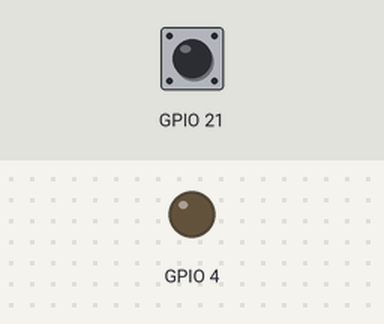
A program run on a simulated Raspberry Pi (BCM pin numbers). Shown: output pins drawn as LEDs (lit = HIGH). Inputs (shaded band) come from the test bench; at power-on: GPIO 21 HIGH. What the program prints to the terminal is not drawn.

Above: at 1.2 s.
1.3 s: GPIO 21 pulled LOW for 0.15 s
At 2.6 s:
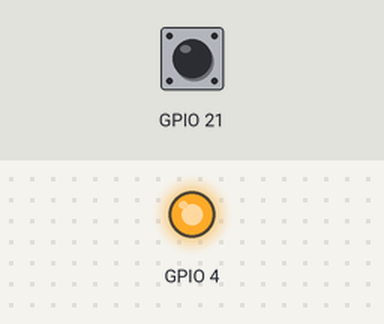
2.9 s: GPIO 21 pulled LOW for 1 s
At 5.1 s:
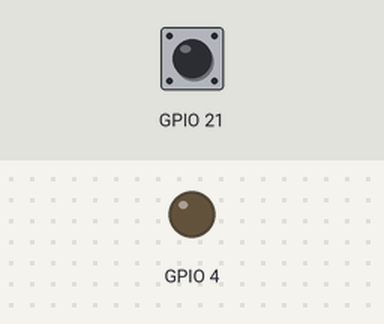
5.4 s: GPIO 21 pulled LOW for 3.2 s
At 10.0 s:
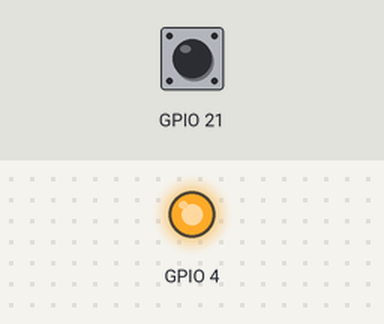
Timing chart, 0 to 11.5 s (numbered marks = the images above; inputs shaded):
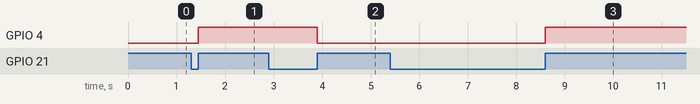

Measured:
- after the input at 1.3 s, GPIO 4: LOW → HIGH after 0.15 s
- after the input at 2.9 s, GPIO 4: HIGH → LOW after 1.0 s
- after the input at 5.4 s, GPIO 4: LOW → HIGH after 3.2 s

The program:

inputEvent.py
```python
import RPi.GPIO as GPIO
import time


GPIO.setmode(GPIO.BCM)

GPIO.setup(4, GPIO.OUT)
GPIO.setup(21, GPIO.IN, pull_up_down = GPIO.PUD_UP)

ledstatus = False

def toggleLed(chan):
  global ledstatus
  ledstatus = not ledstatus
  GPIO.output(4, ledstatus)


GPIO.add_event_detect(21, GPIO.RISING, callback=toggleLed, bouncetime=300)


raw_input("Enter to exit.")
GPIO.cleanup()
```
